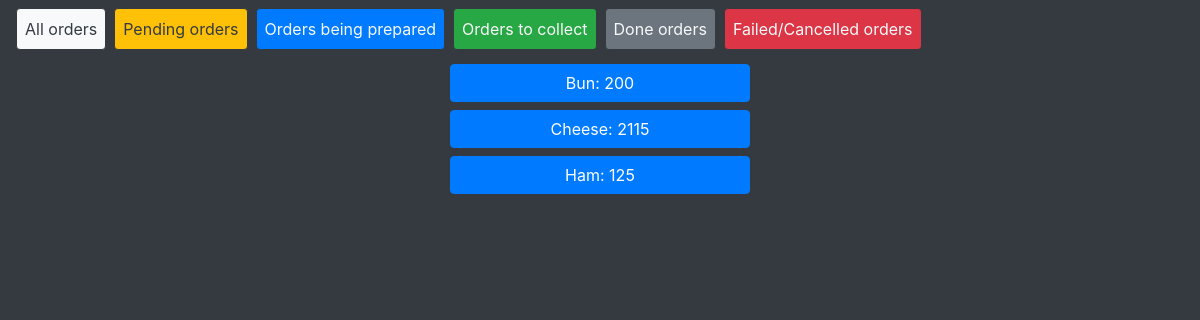
The page /ordersys/manage_stock/ (signed in) on the database as committed earlier.
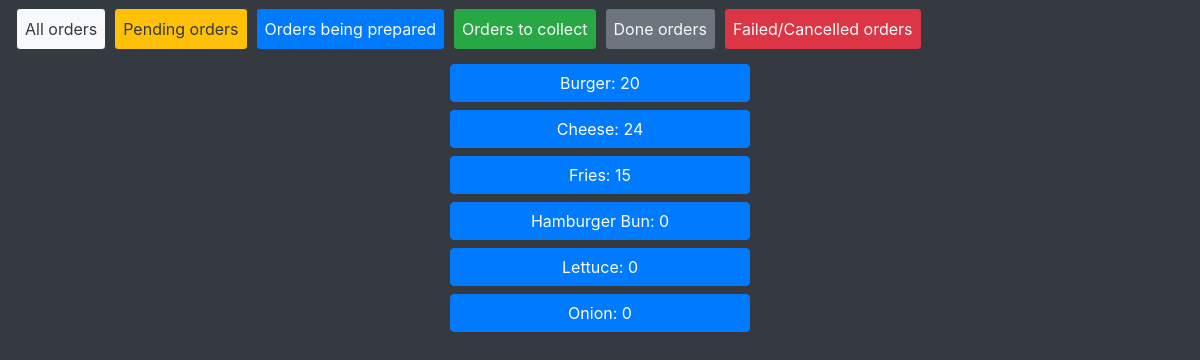
The same page on the database as committed later.
### ordersys/models.py (models this page shows, shortened)
class Ingredient(models.Model):
    name = models.CharField(max_length=32)
    amount_stored = models.PositiveIntegerField()
    restock_cost = models.DecimalField(max_digits=4, decimal_places=2, default=0)

### ordersys/views.py (the view)
# urls.py: path('manage_stock/', views.ManageStockView.as_view(), name="manage_stock"),
class ManageStockView(LoginRequiredMixin, generic.ListView):
    login_url = '/ordersys/login/'
    template_name = 'ordersys/manage_stock.html'
    model = Ingredient
    context_object_name = 'ingredients_list'
    def get_queryset(self):
        return Ingredient.objects.order_by('name')

### ordersys/templates/ordersys/manage_stock.html
{% extends 'ordersys/base.html'%}
{% block content %}
    {% if ingredients_list %}
        {% for ingredient in ingredients_list %}
            <form action="{% url 'ordersys:ingredient_details' ingredient.id%}" method="get" class="d-flex justify-content-center">
                <button type="submit" class="btn btn-primary w-25 d-flex mt-2 mb-0 justify-content-center">{{ingredient.name}}: {{ingredient.amount_stored}}</button>
            </form>
        {% endfor %}
    {% endif %}
{% endblock %}

### ordersys/templates/ordersys/base.html (shortened to what this page needs)
<!DOCTYPE html>
<html>
    <head>
        <link rel="stylesheet" href="https://stackpath.bootstrapcdn.com/bootstrap/4.5.2/css/bootstrap.min.css">
    </head>
    <nav class="navbar navbar-expand fixed-top navbar-dark bg-dark">
        <div class="collapse navbar-collapse" id="navbarSupportedContent">
          <ul class="navbar-nav mr-auto">
            <li class="nav-item">
              <a class="nav-link bg-light border mr-2 border-dark rounded text-dark" href="{% url 'ordersys:index'%}">All orders</a>
            </li>
            <li class="nav-item">
              <a class="nav-link bg-warning border mr-2 border-dark rounded text-dark" href="{% url 'ordersys:pending'%}">Pending orders</a>
            </li>
            <li class="nav-item">
              <a class="nav-link bg-primary border mr-2 border-dark rounded text-light" href="{% url 'ordersys:prepare'%}">Orders being prepared</a>
            </li>
            <li class="nav-item">
              <a class="nav-link bg-success border mr-2 border-dark rounded text-light" href="{% url 'ordersys:collect'%}">Orders to collect</a>
            </li>
            <li class="nav-item">
              <a class="nav-link bg-secondary rounded mr-2 border border-dark text-light" href="{% url 'ordersys:done'%}">Done orders</a>
            </li>
            <li class="nav-item">
              <a class="nav-link bg-danger rounded mr-2 border border-dark text-light" href="{% url 'ordersys:failed'%}">Failed/Cancelled orders</a>
            </li>
        </div>
      </nav>
    <body class="bg-dark d-flex pt-5 mt-2 justify-content-center">
        <div class="wrapper w-100">
            {% block content %}
            {% endblock %}
        </div>
    </body>
</html>

Rows that differ between the two databases and show on the page:
changed Ingredient: name "Ham" → "Burger"; amount_stored "125" → "20"; moves up the list
changed Ingredient "Cheese": amount_stored "2115" → "24"; moves down the list
added Ingredient: name "Fries", amount_stored "15"
changed Ingredient: name "Bun" → "Hamburger Bun"; amount_stored "200" → "0"
added Ingredient: name "Lettuce", amount_stored "0"
added Ingredient: name "Onion", amount_stored "0"
